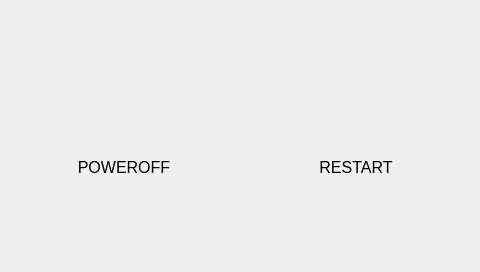
<?xml version="1.0" encoding="UTF-8"?>
<ui version="4.0">
 <class>MainWindow</class>
 <widget class="QMainWindow" name="MainWindow">
  <property name="windowModality">
   <enum>Qt::WindowModal</enum>
  </property>
  <property name="geometry">
   <rect>
    <x>0</x>
    <y>0</y>
    <width>480</width>
    <height>272</height>
   </rect>
  </property>
  <property name="maximumSize">
   <size>
    <width>99999</width>
    <height>99999</height>
   </size>
  </property>
  <property name="windowTitle">
   <string>MainWindow</string>
  </property>
  <property name="autoFillBackground">
   <bool>true</bool>
  </property>
  <widget class="QWidget" name="centralWidget">
   <layout class="QGridLayout" name="gridLayout">
    <item row="0" column="0">
     <layout class="QVBoxLayout" name="verticalLayout" stretch="0,0">
      <property name="spacing">
       <number>10</number>
      </property>
      <property name="topMargin">
       <number>50</number>
      </property>
      <property name="bottomMargin">
       <number>20</number>
      </property>
      <item>
       <widget class="QPushButton" name="pushButton_power">
        <property name="text">
         <string/>
        </property>
        <property name="icon">
         <iconset resource="res.qrc">
          <normaloff>:/icons/power-on.png</normaloff>:/icons/power-on.png</iconset>
        </property>
        <property name="iconSize">
         <size>
          <width>150</width>
          <height>120</height>
         </size>
        </property>
        <property name="autoDefault">
         <bool>true</bool>
        </property>
        <property name="default">
         <bool>true</bool>
        </property>
        <property name="flat">
         <bool>true</bool>
        </property>
       </widget>
      </item>
      <item>
       <widget class="QLabel" name="label">
        <property name="font">
         <font>
          <pointsize>12</pointsize>
         </font>
        </property>
        <property name="text">
         <string>POWEROFF</string>
        </property>
        <property name="alignment">
         <set>Qt::AlignCenter</set>
        </property>
       </widget>
      </item>
     </layout>
    </item>
    <item row="0" column="1">
     <layout class="QVBoxLayout" name="verticalLayout_2" stretch="0,0">
      <property name="spacing">
       <number>10</number>
      </property>
      <property name="sizeConstraint">
       <enum>QLayout::SetNoConstraint</enum>
      </property>
      <property name="topMargin">
       <number>50</number>
      </property>
      <property name="bottomMargin">
       <number>20</number>
      </property>
      <item>
       <widget class="QPushButton" name="pushButton_reboot">
        <property name="text">
         <string/>
        </property>
        <property name="icon">
         <iconset resource="res.qrc">
          <normaloff>:/icons/refresh.png</normaloff>:/icons/refresh.png</iconset>
        </property>
        <property name="iconSize">
         <size>
          <width>150</width>
          <height>120</height>
         </size>
        </property>
        <property name="autoDefault">
         <bool>true</bool>
        </property>
        <property name="default">
         <bool>true</bool>
        </property>
        <property name="flat">
         <bool>true</bool>
        </property>
       </widget>
      </item>
      <item>
       <widget class="QLabel" name="label_2">
        <property name="font">
         <font>
          <pointsize>12</pointsize>
         </font>
        </property>
        <property name="text">
         <string>RESTART</string>
        </property>
        <property name="alignment">
         <set>Qt::AlignCenter</set>
        </property>
       </widget>
      </item>
     </layout>
    </item>
   </layout>
  </widget>
 </widget>
 <layoutdefault spacing="6" margin="11"/>
 <resources>
  <include location="res.qrc"/>
 </resources>
 <connections/>
</ui>
